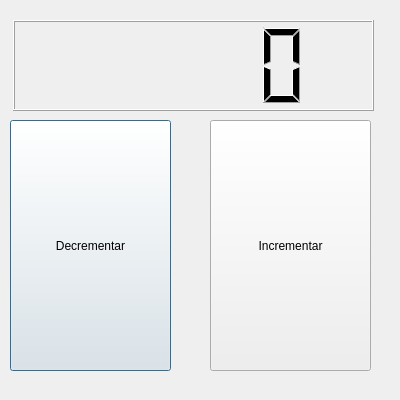
<?xml version="1.0" encoding="UTF-8"?>
<ui version="4.0">
 <class>Dialog</class>
 <widget class="QDialog" name="Dialog">
  <property name="geometry">
   <rect>
    <x>0</x>
    <y>0</y>
    <width>400</width>
    <height>400</height>
   </rect>
  </property>
  <property name="windowTitle">
   <string>Dialog</string>
  </property>
  <widget class="QLCDNumber" name="lcdNumber">
   <property name="geometry">
    <rect>
     <x>13</x>
     <y>20</y>
     <width>361</width>
     <height>91</height>
    </rect>
   </property>
  </widget>
  <widget class="QPushButton" name="btn_decrementar">
   <property name="geometry">
    <rect>
     <x>10</x>
     <y>120</y>
     <width>161</width>
     <height>251</height>
    </rect>
   </property>
   <property name="text">
    <string>Decrementar</string>
   </property>
  </widget>
  <widget class="QPushButton" name="btn_incrementar">
   <property name="geometry">
    <rect>
     <x>210</x>
     <y>120</y>
     <width>161</width>
     <height>251</height>
    </rect>
   </property>
   <property name="text">
    <string>Incrementar</string>
   </property>
  </widget>
 </widget>
 <resources/>
 <connections/>
</ui>
